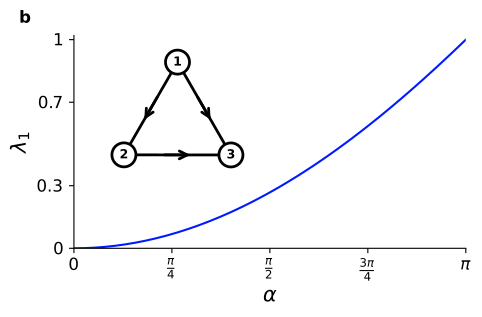

The script that saved this image:
import numpy as np
import networkx as nx
import matplotlib.pyplot as plt
from graph_drawing import draw_oriented_edges

def sheaf_laplacian(G, alpha):
    G = nx.convert_node_labels_to_integers(G)
    n = G.number_of_nodes()
    edges = list(G.edges())
    m = len(edges)

    B = np.zeros((m, n), dtype=complex)
    for e, (i, j) in enumerate(edges):
        B[e, i] = 1
        B[e, j] = -np.exp(1j * alpha)

    L = B.conj().T @ B
    return L

def order_parameter(v):
    phases = np.angle(v)
    return np.abs(np.mean(np.exp(1j * phases)))

# Graph definition
n_nodes = 3
G = nx.cycle_graph(n_nodes)
n_nodes = G.number_of_nodes()

alphas = np.linspace(0, np.pi, 99)[1:-1]
mode_indices = [0]

R_values = {k: [] for k in mode_indices}
eigenvalues = {k: [] for k in mode_indices}

for alpha in alphas:
    L = sheaf_laplacian(G, alpha)
    vals, vecs = np.linalg.eigh(L)
    idxs = np.argsort(vals)
    vals = vals[idxs]
    vecs = vecs[:, idxs]
    for k in mode_indices:
        v = vecs[:, k]
        R_values[k].append(order_parameter(v))
        eigenvalues[k].append(vals[k].real)

# Dense alpha grid for eigenvalues only
alphas_dense = np.linspace(0, np.pi, 10000)[1:-1]
eigenvalues_dense = []

for alpha in alphas_dense:
    L = sheaf_laplacian(G, alpha)
    vals, _ = np.linalg.eigh(L)
    vals_sorted = np.sort(vals.real)
    eigenvalues_dense.append(vals_sorted[mode_indices[0]])

plt.rc('font', family='Helvetica', size=12)
plt.rc('mathtext', fontset='dejavusans')

# === Single figure ===
fig, ax = plt.subplots(figsize=(5, 3.4))

# Dense eigenvalues (background)
eigen_line, = ax.plot(alphas_dense, eigenvalues_dense, linestyle='-', alpha=1,
                      color="#001aff", label=r'$\lambda_1$')

# Remove top and right spines
ax.spines['top'].set_visible(False)
ax.spines['right'].set_visible(False)

ax.set_xlabel("$\\alpha$", fontsize=15)
ax.set_ylabel("$\\lambda_1$", fontsize=15)
ax.set_xlim(0, np.pi)
ax.set_xticks([0, np.pi/4, np.pi/2, 3*np.pi/4, np.pi])
ax.set_xticklabels([r"$0$", r"$\frac{\pi}{4}$", r"$\frac{\pi}{2}$",
                    r"$\frac{3\pi}{4}$", r"$\pi$"])
ax.set_ylim(0, 1.02)
ax.set_yticks([0, 0.3, 0.7, 1.0])
ax.set_yticklabels([r"$0$", r"$0.3$", r"$0.7$", r"$1$"])
ax.text(
    -0.14,
    1.06,
    "b",
    transform=ax.transAxes,
    fontsize=12,
    fontweight="bold",
    fontname="DejaVu Sans",
)

# === Inset: graph structure ===
ax_inset = fig.add_axes([0.15, 0.42, 0.45, 0.45])  # [left, bottom, width, height] in figure coords

pos = nx.circular_layout(G)
theta = 1.57
rotation_matrix = np.array([[np.cos(theta), -np.sin(theta)],
                             [np.sin(theta),  np.cos(theta)]])
rotated_pos = {node: rotation_matrix @ pos[node] for node in G.nodes()}

node_labels = {i: str(i + 1) for i in G.nodes()}

draw_oriented_edges(G, pos=rotated_pos, ax=ax_inset, width=2, edge_color='black')
nx.draw_networkx_nodes(G, pos=rotated_pos, ax=ax_inset, node_color="#FFFFFF",
                       node_size=300, linewidths=2, edgecolors='black')
nx.draw_networkx_labels(G, pos=rotated_pos, labels=node_labels, ax=ax_inset,
                        font_size=9, font_color='black', font_weight='bold')
ax_inset.axis('off')
ax_inset.set_aspect('equal')
ax_inset.margins(0.25)  # prevent node cutoff at borders
for artist in ax_inset.get_children():
    artist.set_clip_on(False)

plt.tight_layout()
plt.savefig("fig2b.pdf", dpi=300, bbox_inches='tight')
